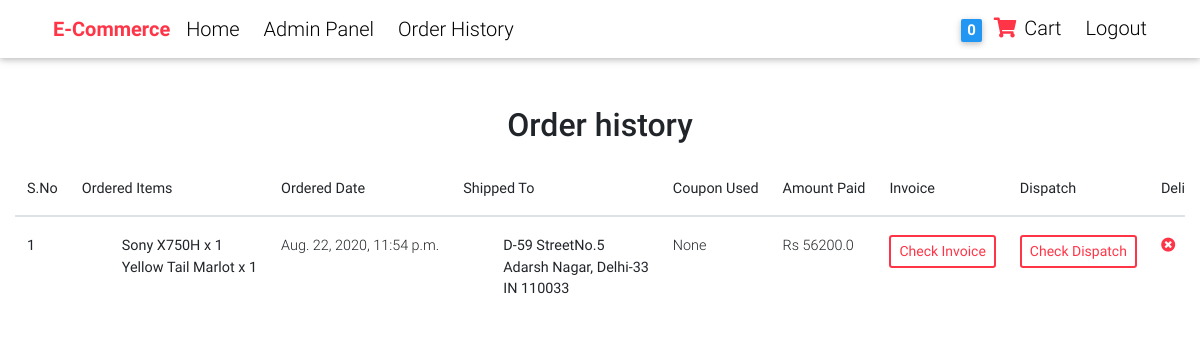
The app's page /order-history/ (signed in) with its own data.
### shop_site/models.py (models this page shows, shortened)
class Order(models.Model):
    user = models.ForeignKey(settings.AUTH_USER_MODEL, on_delete=models.CASCADE)
    ref_code = models.CharField(max_length=20)
    items = models.ManyToManyField(OrderItem)
    start_date = models.DateTimeField(default=timezone.now)
    ordered_date = models.DateTimeField()
    ordered = models.BooleanField(default=False)
    shipping_address = models.ForeignKey('Address', related_name='shipping_address' , on_delete=models.SET_NULL, blank=True, null=True)
    billing_address = models.ForeignKey('Address', related_name='billing_address' , on_delete=models.SET_NULL, blank=True, null=True)
    payment = models.ForeignKey('Payment', on_delete=models.SET_NULL, blank=True, null=True)
    coupon = models.ForeignKey('Coupon', on_delete=models.SET_NULL, blank=True, null=True)
    being_delivered = models.BooleanField(default=False)
    received = models.BooleanField(default=False)
    refund_requested = models.BooleanField(default=False)
    refund_granted = models.BooleanField(default=False)

class OrderItem(models.Model):
    user = models.ForeignKey(settings.AUTH_USER_MODEL, on_delete=models.CASCADE, blank=True, null=True)
    ordered = models.BooleanField(default=False)
    item = models.ForeignKey(Item, on_delete=models.CASCADE)
    quantity = models.IntegerField(default=1)

class Item(models.Model):
    title = models.CharField(max_length=100)
    price = models.FloatField()
    discount_price = models.FloatField(null=True, blank=True)
    category = models.ForeignKey('Category', on_delete=models.SET_NULL, blank=True, null=True)
    sub_category = models.ForeignKey('subcategory', on_delete=models.SET_NULL, blank=True, null=True)
    label = models.CharField(choices=LABEL_CHOICES, max_length=1, blank=True, null=True)
    item_image = models.ImageField(upload_to="item_image", blank=True, null=True)
    description = models.TextField(max_length=300, blank=True, null=True)

class Address(models.Model):
    user = models.ForeignKey(settings.AUTH_USER_MODEL, on_delete=models.CASCADE, default=get_current_authenticated_user)
    street_address = models.CharField(max_length=150)
    apartment_address = models.CharField(max_length=150)
    country = CountryField(multiple=False)
    zip = models.CharField(max_length=6)

class Payment(models.Model):
    stripe_charge_id = models.CharField(max_length=100)
    user = models.ForeignKey(settings.AUTH_USER_MODEL, on_delete=models.SET_NULL, blank=True, null=True)
    amount = models.FloatField()
    timestamp = models.DateTimeField(auto_now_add=True)

### shop_site/views.py (the view)
# urls.py: url(r'^order-history/$', views.order_history, name="order-history"),
def order_history(request):
    if request.user.is_superuser:
        order = Order.objects.filter(ordered=True)
    else:
        order = Order.objects.filter(user=request.user, ordered=True)
    invoice_array = []
    dispatch_array = []
    for i in Invoice.objects.all():
        invoice_array.append(i.order.id)
    for i in Dispatch.objects.all():
        dispatch_array.append(i.order.id)
    context = {
        'order' : order,
        'inv_array' : invoice_array,
        'disp_array' : dispatch_array,
        'invoice' : Invoice.objects.all(),
        'dispatch' : Dispatch.objects.all()
    }
    return render(request, 'order_history.html', context)

### shop_site/templatetags/cart_template_tags.py (called while the page is built)
@register.filter
def cart_item_count(user):
    if user.is_authenticated:
        qs = Order.objects.filter(user=user, ordered=False)
        if qs.exists():
            return qs[0].items.count()
    return 0

### shop_site/templates/order_history.html
{% extends 'base.html' %}
{% block content %}
    <div class="container-fluid">
        <p class="h2 text-center mt-5 mb-3">Order history</p>
        <div class="table-responsive text-nowrap">
            <table class="table">
              <thead>
                <tr>
                  <th scope="col">S.No</th>
                  <th scope="col">Ordered Items</th>
                  <th scope="col">Ordered Date</th>
                  <th scope="col">Shipped To</th>
                  <th scope="col">Coupon Used</th>
                  <th scope="col">Amount Paid</th>
                  {% if request.user.is_superuser %}
                  <th scope="col">Invoice</th>
                  <th scope="col">Dispatch</th>
                  {% endif %}
                  <th scope="col">Delivery Status</th>
                </tr>
              </thead>
              <tbody>
                {% for ord in order %}
                <tr>
                    <th scope="row">{{ forloop.counter }}</th>
                    <td>
                        <ul style="list-style-type: none;" class="font-weight-normal">
                            {% for order_item in ord.items.all %}
                            <li>{{order_item.item.title}} x {{order_item.quantity}}</li>
                            {% endfor %}
                        </ul>
                    </td>
                    <td>{{ord.start_date}}</td>
                    <td>
                        <ul style="list-style-type: none;" class="font-weight-normal">
                            <li>{{ord.shipping_address.street_address}}</li>
                            <li>{{ord.shipping_address.apartment_address}}</li>
                            <li>{{ord.shipping_address.country}} {{ord.shipping_address.zip}}</li>
                        </ul>
                    </td>
                    <td>{{ord.coupon}}</td>
                    <td>Rs {{ord.payment.amount}}</td>
                    {% if request.user.is_superuser %}
                    {% if inv_array %}
                    {% if ord.id in inv_array %}
                    <td><button class="btn-sm btn-outline-danger" onclick="location.href='/invoice-view/{{ord.id}}/'">Check Invoice</button></td>
                    {% else %}
                    <td><button onclick="location.href='/invoice/{{ord.id}}/'" class="btn-sm btn-outline-success">Create Invoice</button></td>
                    {% endif %}
                    {% else %}
                    <td><button onclick="location.href='/invoice/{{ord.id}}/'" class="btn-sm btn-outline-success">Create Invoice</button></td>
                    {% endif %}
                    {% if disp_array %}
                    {% if ord.id in disp_array %}
                    <td><button class="btn-sm btn-outline-danger" onclick="location.href='/dispatch-view/{{ord.id}}/'">Check Dispatch</button></td>
                    {% else %}
                    <td><button onclick="location.href='/create-dispatch/{{ord.id}}/'" class="btn-sm btn-outline-success">Dispatch Order</button></td>
                    {% endif %}
                    {% else %}
                    <td><button onclick="location.href='/create-dispatch/{{ord.id}}/'" class="btn-sm btn-outline-success">Dispatch Order</button></td>
                    {% endif %}
                    {% endif %}
                    <td>
                        {% if ord.being_delivered %}
                        <span class="text-success"><i class="fas fa-check-circle"></i></span>
                        {% else %}
                        <span class="text-danger"><i class="fas fa-times-circle"></i></span>
                        {% endif %}
                    </td>
                </tr>
                {% endfor %}
              </tbody>
            </table>
          </div>
    </div>
{% endblock %}

### shop_site/templates/navbar.html (shortened to what this page needs)
{% load cart_template_tags %}
<nav class="navbar navbar-expand-lg navbar-light white h5">
    <div class="container">
      <div class="collapse navbar-collapse" id="navbarSupportedContent">
        <ul class="navbar-nav mr-auto">
          <li class="nav-item">
            <a class="nav-link waves-effect font-weight-bold text-danger" href="/">E-Commerce</a>
          </li>
          <li class="nav-item">
            <a class="nav-link waves-effect" href="/">Home</a>
          </li>
          {% if request.user.is_authenticated %}
          {% if request.user.is_superuser %}
          <li class="nav-item ml-2 dropdown">
              <span class="nav-link">Admin Panel</span>
          </li>
          {% endif %}
          <li class="nav-item ml-2">
            <a class="nav-link waves-effect nav-bar-link" href="/order-history/">
              <span class="">Order History</span>
            </a>
          </li>
          {% endif %}
        </ul>
        <ul class="navbar-nav nav-flex-icons">
          {% if request.user.is_authenticated %}
          <li class="nav-item nav-bar-link">
            <a class="nav-link waves-effect" href="/order-summary/">
              <span class="badge blue z-depth-1 mr-1">{{ request.user|cart_item_count }}</span>
              <i class="fas fa-shopping-cart text-danger"></i>
              <span class="clearfix d-none d-sm-inline-block"> Cart </span>
            </a>
          </li>
          <li class="nav-item ml-2">
            <a class="nav-link waves-effect nav-bar-link" href="/accounts/logout/">
              <span class="">Logout</span>
            </a>
          </li>
          {% endif %}
        </ul>
      </div>
    </div>
  </nav>

### __shared__/css/base.css (style rules this page uses)
html, body, header, .carousel { height: 60vh; }
.dropdown { position: relative; display: inline-block; }

### records on screen
Order: start_date "Aug. 22, 2020, 11:54 p.m.", shipping_address.street_address "D-59 StreetNo.5", shipping_address.apartment_address "Adarsh Nagar, Delhi-33", shipping_address.country "IN", shipping_address.zip "110033", coupon "None", payment.amount "56200.0", being_delivered False (drawn)
OrderItem: item "Sony X750H", quantity "1"
OrderItem: item "Yellow Tail Marlot", quantity "1"

### other values on screen
{{ request.user|cart_item_count }} "0"
